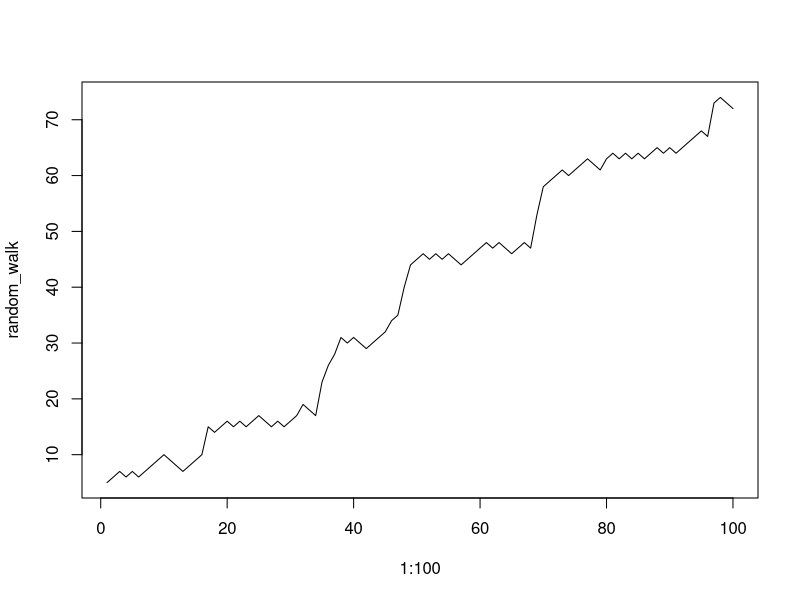
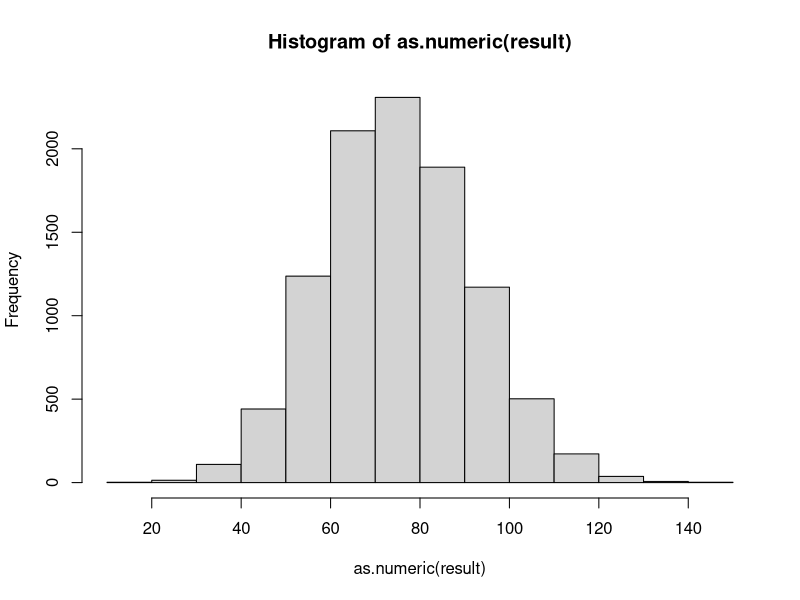

R code for these plots, in order:
#First Approach
# Buit a data from with 100 row and 10000 columns incuding rolling a dice
b = replicate(10000,sample(x = c(1,2,3,4,5,6),size = 100,replace = TRUE))

# conver each dice to step
for (i in 1:10000){
b[,i] = ifelse(b[,i] ==1 | b[,i] ==2,-1,ifelse(b[,i]==6,3.5,1))
}
# return sum each column which is the total steps user can take
c = apply(b,2,sum)
sum(c>=60)/10000




#Second Approach
set.seed(123)
# initialize a random walk
result=list()

# simulate the distribution by repeating the exprince 10,000 times and keep the final steps
# in the result list
for(j in 1:10000){
          random_walk=list()
          step=0
          # simulate the steps with 100 dice rolls
          for ( i in 1:100){
                    dice = sample(x = c(1,2,3,4,5,6),size =1)
                    if (dice <= 2) {
                              step = max(step-1,0)
                    } else if (dice <= 5 ) {
                              step=step + 1
                    } else{step = step + sample(x = c(1,2,3,4,5,6),size =1)}
                    random_walk[i]=step
          }
          result[j]=random_walk[100]
}
plot(type = "l",1:100,random_walk)
hist(as.numeric(result))





